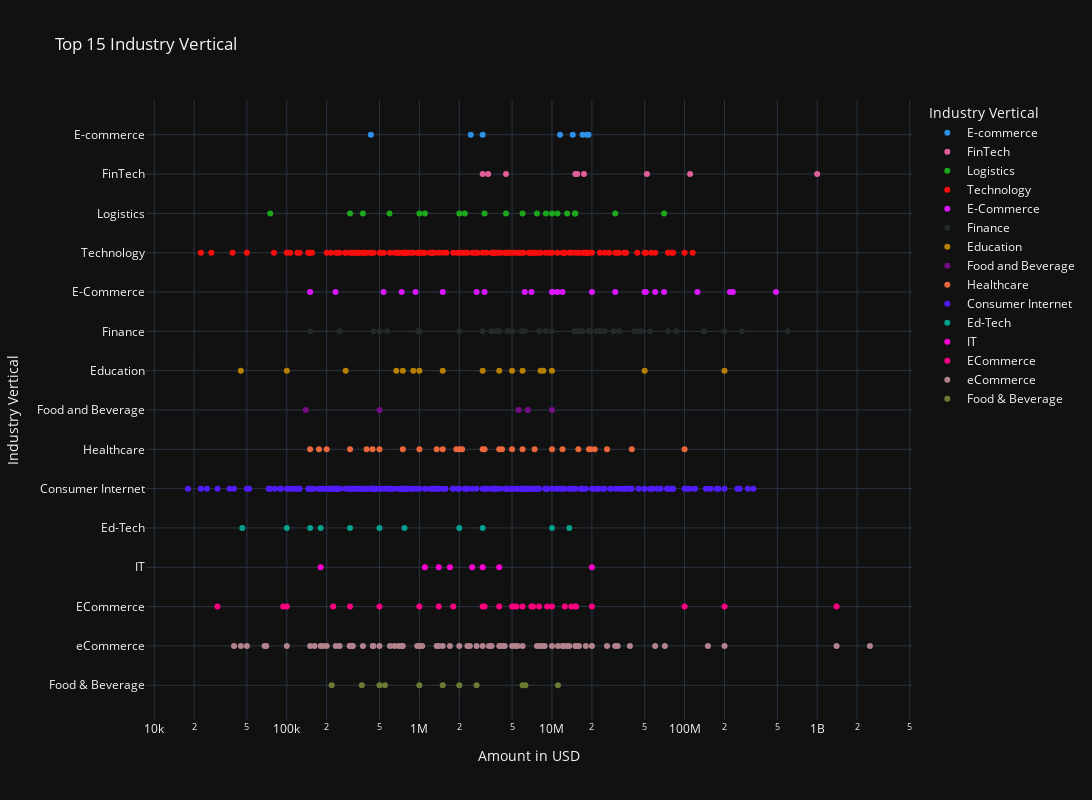

The code cell stored with this chart in its notebook:
### Code cell
# scatter plot

for template in ["plotly_dark", "plotly", "plotly_white", "ggplot2", "seaborn", "simple_white", "none"]:
    fig = px.scatter(df_top_industry_vertical[:1000], x="Amount in USD", y="Industry Vertical", color="Industry Vertical", hover_name="Startup Name", log_x=True, size_max=60,
                title="Top 15 Industry Vertical", labels={"Amount in USD": "Amount in USD", "Industry Vertical": "Industry Vertical"},
                width=1500, height=800, template= 'plotly_dark',
                color_discrete_sequence=px.colors.qualitative.Dark24)
fig.show()

### Figure 1 — Plotly figure (JSON) as saved in the notebook; plotly's stock layout.template omitted (floating-point values rounded to 4 significant figures; data arrays with more than 128 entries replaced by an {"elided": "..."} marker saying what was removed)
{"data": [{"hovertemplate": "<b>%{hovertext}</b><br><br>Industry Vertical=%{y}<br>Amount in USD=%{x}<extra></extra>", "hovertext": ["Mamaearth", "StyleDotMe", "GlowRoad", "Medlife", "Kabadiwala", "Craftsvilla", "My Healthcare", "KrazyBee", "WOTU", "Appario Retail Pvt Ltd."], "legendgroup": "E-commerce", "marker": {"color": "#2E91E5", "symbol": "circle"}, "mode": "markers", "name": "E-commerce", "orientation": "h", "showlegend": true, "type": "scatter", "x": [18358860, 0, 11500000, 17000000, 430665, 2443495, 3000000, 14342000, null, 18840000], "xaxis": "x", "y": ["E-commerce", "E-commerce", "E-commerce", "E-commerce", "E-commerce", "E-commerce", "E-commerce", "E-commerce", "E-commerce", "E-commerce"], "yaxis": "y"}, {"hovertemplate": "<b>%{hovertext}</b><br><br>Industry Vertical=%{y}<br>Amount in USD=%{x}<extra></extra>", "hovertext": ["wealthbucket", "Aye Finance", "Paytm", "FPL Technologies", "Cashflo", "Tala", "INDwealth", "OkCredit", "Biz2Credit"], "legendgroup": "FinTech", "marker": {"color": "#E15F99", "symbol": "circle"}, "mode": "markers", "name": "FinTech", "orientation": "h", "showlegend": true, "type": "scatter", "x": [3000000, 17411265, 1000000000, 4500000, 3300000, 110000000, 15000000, 15500000, 52000000], "xaxis": "x", "y": ["FinTech", "FinTech", "FinTech", "FinTech", "FinTech", "FinTech", "FinTech", "FinTech", "FinTech"], "yaxis": "y"}, {"hovertemplate": "<b>%{hovertext}</b><br><br>Industry Vertical=%{y}<br>Amount in USD=%{x}<extra></extra>", "hovertext": ["Pando", "Origo Commodities India Pvt. Ltd", "StanPlus", "BlackBuck", "Ecom Express", "SpeedBox", "Box My Space", "TruxApp", "4tigo", "Emiza", "Rivigo", "Blackbuck", "Leap India", "Connect India", "MaalGaadi", "Grab.in", "Truckola", "Schedulers Logistics", "Zebroads", "WoW Express", "TruckingCube"], "legendgroup": "Logistics", "marker": {"color": "#1CA71C", "symbol": "circle"}, "mode": "markers", "name": "Logistics", "orientation": "h", "showlegend": true, "type": "scatter", "x": [9000000, 11000000, 1100000, 7700000, 30000000, 300000, null, 3100000, 10000000, 4500000, 15000000, 70000000, 13000000, 1000000, 375000, 2000000, 595000, 6000000, 75000, 2200000, 14900000], "xaxis": "x", "y": ["Logistics", "Logistics", "Logistics", "Logistics", "Logistics", "Logistics", "Logistics", "Logistics", "Logistics", "Logistics", "Logistics", "Logistics", "Logistics", "Logistics", "Logistics", "Logistics", "Logistics", "Logistics", "Logistics", "Logistics", "Logistics"], "yaxis": "y"}, {"hovertemplate": "<b>%{hovertext}</b><br><br>Industry Vertical=%{y}<br>Amount in USD=%{x}<extra></extra>", "hovertext": {"elided": "141 str values"}, "legendgroup": "Technology", "marker": {"color": "#FB0D0D", "symbol": "circle"}, "mode": "markers", "name": "Technology", "orientation": "h", "showlegend": true, "type": "scatter", "x": {"elided": "141 int values"}, "xaxis": "x", "y": {"elided": "141 str values"}, "yaxis": "y"}, {"hovertemplate": "<b>%{hovertext}</b><br><br>Industry Vertical=%{y}<br>Amount in USD=%{x}<extra></extra>", "hovertext": ["CarDekho", "Licious", "Lenskart.com", "Digital Mall Asia", "CarDekho", "Meesho", "Cars24", "Moglix", "NoBroker", "FabHotels", "Kashmir Box", "eshakti", "Edyoo", "Urban Ladder", "Cashify", "Infibeam", "Udaan", "The Label Life", "Vahdam Tea", "Shopholix", "Tea Box", "HomeLane", "Purplle", "Cash Suvidha", "EasyEcom"], "legendgroup": "E-Commerce", "marker": {"color": "#DA16FF", "symbol": "circle"}, "mode": "markers", "name": "E-Commerce", "orientation": "h", "showlegend": true, "type": "scatter", "x": [70000000, 30000000, 231000000, 220000000, 20000000, 125000000, 11000000, 60000000, 51000000, 488997554, null, 10100000, 735000, 12000000, 935089, 6230000, 50000000, 3100000, 1500000, 233000, 7000000, 10000000, 537000, 2700000, 150000], "xaxis": "x", "y": ["E-Commerce", "E-Commerce", "E-Commerce", "E-Commerce", "E-Commerce", "E-Commerce", "E-Commerce", "E-Commerce", "E-Commerce", "E-Commerce", "E-Commerce", "E-Commerce", "E-Commerce", "E-Commerce", "E-Commerce", "E-Commerce", "E-Commerce", "E-Commerce", "E-Commerce", "E-Commerce", "E-Commerce", "E-Commerce", "E-Commerce", "E-Commerce", "E-Commerce"], "yaxis": "y"}, {"hovertemplate": "<b>%{hovertext}</b><br><br>Industry Vertical=%{y}<br>Amount in USD=%{x}<extra></extra>", "hovertext": ["InCred", "Progcap", "Alteria Capital", "RenewBuy", "Avail Finance", "BharatPe", "Kuvera", "InCred Finance", "HealthFin", "Finzy", "True North", "Ofbusiness", "Black Soil", "CoinTribe", "Annapurna Finance", "AyeFinance", "Alpha Capital", "Nivesh", "Drip capital", "Vola", "Aashiyaan", "Varthana", "AyeFinance", "Mihuru", "Capital Float", "MyLoanCare", "Lendingkart", "happay", "AyeFinance", "EarlySalary", "Lendingkart", "Samunnati", "pi Ventures", "OptaCredit", "NeoGrowth Credit", "Aye Finance", "Spandana Sphoorty", "Prest Loans", "Fisdom", "Epiq Capital", "Edelweiss", "MSE", "SaveBC", "Aye Finance", "NeoGrowth", "Villgro"], "legendgroup": "Finance", "marker": {"color": "#222A2A", "symbol": "circle"}, "mode": "markers", "name": "Finance", "orientation": "h", "showlegend": true, "type": "scatter", "x": [5900000, 5000000, 140000000, 19000000, 9000000, 75000000, 45000000, 42000000, null, 1000000, 600000000, 29000000, 17000000, 10000000, 23000000, 21500000, 14800000, 450000, 15000000, 500000, 2000000, 55000000, 4600000, 150000, 22000000, 978000, 87000000, 250000, 3800000, 15700000, 4700000, 23500000, 25000000, 4000000, 47000000, 6240000, 19500000, 570000, 3000000, 200000000, 270000000, 32000000, 6000000, 8000000, 16000000, 3500000], "xaxis": "x", "y": ["Finance", "Finance", "Finance", "Finance", "Finance", "Finance", "Finance", "Finance", "Finance", "Finance", "Finance", "Finance", "Finance", "Finance", "Finance", "Finance", "Finance", "Finance", "Finance", "Finance", "Finance", "Finance", "Finance", "Finance", "Finance", "Finance", "Finance", "Finance", "Finance", "Finance", "Finance", "Finance", "Finance", "Finance", "Finance", "Finance", "Finance", "Finance", "Finance", "Finance", "Finance", "Finance", "Finance", "Finance", "Finance", "Finance"], "yaxis": "y"}, {"hovertemplate": "<b>%{hovertext}</b><br><br>Industry Vertical=%{y}<br>Amount in USD=%{x}<extra></extra>", "hovertext": ["Sunstone Eduversity Pvt. Ltd", "Furtados School of Music", "Genius Corner", "Rao IIT Academy", "Eruditus", "Simplilearn", "TopRankers", "Byjus", "Convegenius", "CueMath", "Prepathon", "EduAce Services", "EduPristine", "Avanti Learning", "MyChild App", "MyCity4Kids", "Justdakhila.com", "Gyaanzone"], "legendgroup": "Education", "marker": {"color": "#B68100", "symbol": "circle"}, "mode": "markers", "name": "Education", "orientation": "h", "showlegend": true, "type": "scatter", "x": [1500000, 200000000, 278000, 8600000, 8200000, 6000000, 670000, 50000000, 900000, 4000000, null, 1000000, 10000000, 5000000, 100000, 3000000, 750000, 45000], "xaxis": "x", "y": ["Education", "Education", "Education", "Education", "Education", "Education", "Education", "Education", "Education", "Education", "Education", "Education", "Education", "Education", "Education", "Education", "Education", "Education"], "yaxis": "y"}, {"hovertemplate": "<b>%{hovertext}</b><br><br>Industry Vertical=%{y}<br>Amount in USD=%{x}<extra></extra>", "hovertext": ["Burger Singh", "HungerBox", "Daalchini Technologies", "Bira91", "Bira91", "GoDesi"], "legendgroup": "Food and Beverage", "marker": {"color": "#750D86", "symbol": "circle"}, "mode": "markers", "name": "Food and Beverage", "orientation": "h", "showlegend": true, "type": "scatter", "x": [0, 6590000, 500000, 10000000, 5600000, 138995], "xaxis": "x", "y": ["Food and Beverage", "Food and Beverage", "Food and Beverage", "Food and Beverage", "Food and Beverage", "Food and Beverage"], "yaxis": "y"}, {"hovertemplate": "<b>%{hovertext}</b><br><br>Industry Vertical=%{y}<br>Amount in USD=%{x}<extra></extra>", "hovertext": ["Medikabazaar", "3HCare", "MamaEarth", "MyUpchar", "iNICU", "5th Vital", "MEngage", "NirogStreet", "Tynor Othontics", "Sigtuple", "mfine", "HWell24", "Doxper", "Wellthy", "MedGenome", "Healthi", "Shape", "healthifyme", "Axio", "eKincare", "Cygnus Hospitals", "Portea", "MobieFit", "OncoStem", "Healthcare at Home", "iGenetics", "PeeBuddy", "Cult", "Vyome Biosciences", "Life Circle", "Touchkin"], "legendgroup": "Healthcare", "marker": {"color": "#EB663B", "symbol": "circle"}, "mode": "markers", "name": "Healthcare", "orientation": "h", "showlegend": true, "type": "scatter", "x": [15800000, 1000000, 4000000, 5000000, null, 500000, 175000, 300000, 21000000, 19000000, 4200000, 200000, 1900000, 2100000, 10000000, 3100000, 100000000, 12000000, 7400000, 1500000, 750000, 26000000, 1350000, 6000000, 40000000, 19500000, 443000, 3000000, 2000000, 150000, 400000], "xaxis": "x", "y": ["Healthcare", "Healthcare", "Healthcare", "Healthcare", "Healthcare", "Healthcare", "Healthcare", "Healthcare", "Healthcare", "Healthcare", "Healthcare", "Healthcare", "Healthcare", "Healthcare", "Healthcare", "Healthcare", "Healthcare", "Healthcare", "Healthcare", "Healthcare", "Healthcare", "Healthcare", "Healthcare", "Healthcare", "Healthcare", "Healthcare", "Healthcare", "Healthcare", "Healthcare", "Healthcare", "Healthcare"], "yaxis": "y"}, {"hovertemplate": "<b>%{hovertext}</b><br><br>Industry Vertical=%{y}<br>Amount in USD=%{x}<extra></extra>", "hovertext": {"elided": "205 str values"}, "legendgroup": "Consumer Internet", "marker": {"color": "#511CFB", "symbol": "circle"}, "mode": "markers", "name": "Consumer Internet", "orientation": "h", "showlegend": true, "type": "scatter", "x": {"elided": "205 int values"}, "xaxis": "x", "y": {"elided": "205 str values"}, "yaxis": "y"}, {"hovertemplate": "<b>%{hovertext}</b><br><br>Industry Vertical=%{y}<br>Amount in USD=%{x}<extra></extra>", "hovertext": ["quizizz", "kidovators", "Chrysalis", "Edureka", "IndigoLearn", "Vedantu", "Kriger Campus", "IMAX Program", "Toppr", "Shirsa Labs", "Avishkaar Box", "Nayi Disha"], "legendgroup": "Ed-Tech", "marker": {"color": "#00A08B", "symbol": "circle"}, "mode": "markers", "name": "Ed-Tech", "orientation": "h", "showlegend": true, "type": "scatter", "x": [3000000, 180000, null, 2000000, 150000, 10000000, 46140, 13500000, 100000, 500000, 772500, 300000], "xaxis": "x", "y": ["Ed-Tech", "Ed-Tech", "Ed-Tech", "Ed-Tech", "Ed-Tech", "Ed-Tech", "Ed-Tech", "Ed-Tech", "Ed-Tech", "Ed-Tech", "Ed-Tech", "Ed-Tech"], "yaxis": "y"}, {"hovertemplate": "<b>%{hovertext}</b><br><br>Industry Vertical=%{y}<br>Amount in USD=%{x}<extra></extra>", "hovertext": ["Narvar", "Anchanto", "19th mile", "Entropik", "Elucidata", "Disprz", "Capillary", "Credy"], "legendgroup": "IT", "marker": {"color": "#FB00D1", "symbol": "circle"}, "mode": "markers", "name": "IT", "orientation": "h", "showlegend": true, "type": "scatter", "x": [3000000, 4000000, 180000, 1100000, 1700000, 2500000, 20000000, 1400000], "xaxis": "x", "y": ["IT", "IT", "IT", "IT", "IT", "IT", "IT", "IT"], "yaxis": "y"}, {"hovertemplate": "<b>%{hovertext}</b><br><br>Industry Vertical=%{y}<br>Amount in USD=%{x}<extra></extra>", "hovertext": ["FreshBoxx", "Universal Sportsbiz Pvt. Ltd", "Zefo", "Yaantra", "NetMeds", "The Good Life", "Paytm", "Paytm", "Fynd", "Licious", "BigBasket", "Voonik", "Wooplr", "Urban Ladder", "Johari Shop", "Ninjacart", "PinkBlue", "RoadGods", "Perfumery", "Xpressbees", "Careongo", "Jaypore", "Koovs", "Shopclues", "DailyObjects", "IndustryBuying", "Just Buy Live", "IMbesharam", "SnapBizz", "Truebil"], "legendgroup": "ECommerce", "marker": {"color": "#FC0080", "symbol": "circle"}, "mode": "markers", "name": "ECommerce", "orientation": "h", "showlegend": true, "type": "scatter", "x": [null, 15000000, 9200000, 3100000, 14000000, 1000000, 1400000000, 200000000, 500000, 10000000, 7000000, 6000000, 8000000, 15200000, 94000, 3000000, 223608, 100000, 30000, 12500000, 300000, 5000000, 5400000, 100000000, 1400000, 1800000, 20000000, 4000000, 7200000, 5150000], "xaxis": "x", "y": ["ECommerce", "ECommerce", "ECommerce", "ECommerce", "ECommerce", "ECommerce", "ECommerce", "ECommerce", "ECommerce", "ECommerce", "ECommerce", "ECommerce", "ECommerce", "ECommerce", "ECommerce", "ECommerce", "ECommerce", "ECommerce", "ECommerce", "ECommerce", "ECommerce", "ECommerce", "ECommerce", "ECommerce", "ECommerce", "ECommerce", "ECommerce", "ECommerce", "ECommerce", "ECommerce"], "yaxis": "y"}, {"hovertemplate": "<b>%{hovertext}</b><br><br>Industry Vertical=%{y}<br>Amount in USD=%{x}<extra></extra>", "hovertext": ["FarmLink", "MyGubbi", "Chaayos", "Big Basket", "Power2SME", "MamaEarth", "Seniority", "Yatra.com", "Flipkart", "Rootefy", "Bombay Shaving Company", "Droom", "Jumbotail", "Moglix", "Chumbak", "Brick2Wall", "1mg", "RentOnGo", "Fynd", "Flipkart", "Spares Hub", "Power2SME", "YepMe", "Shopclues", "Fynd", "Collateral Medical", "PharmEasy", "Ninjacart", "Clovia", "LatestOne", "Flipkart", "perpule", "Leopetra", "Flipkart", "Infibeam", "FabX", "UrDoorStep", "Stalk Buy Love", "OfBusiness", "VivoCarat", "Vegetall", "MCaffeine", "Medzin", "Koovs", "ShopsUp", "Indofash", "Giftxoxo", "Moglix", "GoZefo", "Vithi.com", "eShakti", "Zilingo", "Prozo", "Nykaa", "Pepperfry", "eQuickies", "Promon", "Mojarto", "Bombay Shaving Company", "SaleBhai", "Paytm", "Flyrobe", "HappilyUnmarried", "TripShelf", "BlueStone", "StoreKing", "LetReach", "Koovs", "kredX", "BigBasket", "Snapdeal", "Funcart", "Hopscotch"], "legendgroup": "eCommerce", "marker": {"color": "#B2828D", "symbol": "circle"}, "mode": "markers", "name": "eCommerce", "orientation": "h", "showlegend": true, "type": "scatter", "x": [3000000, 2700000, 2000000, 5000000, 26000000, null, 1000000, 15400000, 2500000000, 187000, 2300000, 20000000, 8500000, 12000000, 1700000, 200000, 15000000, 234000, 2400000, 71000000, 311000, 10000000, 700000, 7700000, 500000, 3500000, 18000000, 5500000, 4000000, 3350000, 1400000000, 650000, 40000, 38700000, 8800000, 68000, 1400000, 6000000, 11100000, 50000, 162000, 300000, 45000, 13500000, 963000, 150000, 450000, 4200000, 1050000, 375000, 1350000, 8000000, 315000, 12300000, 31300000, 298000, 180000, 445000, 600000, 1500000, 60000000, 5300000, 740000, 250000, 30000000, 16000000, 100000, 4400000, 750000, 150000000, 200000000, 70000, 13000000], "xaxis": "x", "y": ["eCommerce", "eCommerce", "eCommerce", "eCommerce", "eCommerce", "eCommerce", "eCommerce", "eCommerce", "eCommerce", "eCommerce", "eCommerce", "eCommerce", "eCommerce", "eCommerce", "eCommerce", "eCommerce", "eCommerce", "eCommerce", "eCommerce", "eCommerce", "eCommerce", "eCommerce", "eCommerce", "eCommerce", "eCommerce", "eCommerce", "eCommerce", "eCommerce", "eCommerce", "eCommerce", "eCommerce", "eCommerce", "eCommerce", "eCommerce", "eCommerce", "eCommerce", "eCommerce", "eCommerce", "eCommerce", "eCommerce", "eCommerce", "eCommerce", "eCommerce", "eCommerce", "eCommerce", "eCommerce", "eCommerce", "eCommerce", "eCommerce", "eCommerce", "eCommerce", "eCommerce", "eCommerce", "eCommerce", "eCommerce", "eCommerce", "eCommerce", "eCommerce", "eCommerce", "eCommerce", "eCommerce", "eCommerce", "eCommerce", "eCommerce", "eCommerce", "eCommerce", "eCommerce", "eCommerce", "eCommerce", "eCommerce", "eCommerce", "eCommerce", "eCommerce"], "yaxis": "y"}, {"hovertemplate": "<b>%{hovertext}</b><br><br>Industry Vertical=%{y}<br>Amount in USD=%{x}<extra></extra>", "hovertext": ["RAW Pressery", "FYRE", "Chevon", "GoldFarm", "MyGreens", "WayCool", "Faasos", "Chai Thela", "Biryani Blues", "Dropkaffe", "Big Fish Ventures", "Hello Curry"], "legendgroup": "Food & Beverage", "marker": {"color": "#6C7C32", "symbol": "circle"}, "mode": "markers", "name": "Food & Beverage", "orientation": "h", "showlegend": true, "type": "scatter", "x": [6000000, 500000, null, 2000000, 1000000, 2700000, 6300000, 218000, 368000, 550000, 11100000, 1500000], "xaxis": "x", "y": ["Food & Beverage", "Food & Beverage", "Food & Beverage", "Food & Beverage", "Food & Beverage", "Food & Beverage", "Food & Beverage", "Food & Beverage", "Food & Beverage", "Food & Beverage", "Food & Beverage", "Food & Beverage"], "yaxis": "y"}], "layout": {"height": 800, "legend": {"title": {"text": "Industry Vertical"}, "tracegroupgap": 0}, "title": {"text": "Top 15 Industry Vertical"}, "width": 1500, "xaxis": {"anchor": "y", "domain": [0, 1], "title": {"text": "Amount in USD"}, "type": "log"}, "yaxis": {"anchor": "x", "categoryarray": ["Food & Beverage", "eCommerce", "ECommerce", "IT", "Ed-Tech", "Consumer Internet", "Healthcare", "Food and Beverage", "Education", "Finance", "E-Commerce", "Technology", "Logistics", "FinTech", "E-commerce"], "categoryorder": "array", "domain": [0, 1], "title": {"text": "Industry Vertical"}}}}
